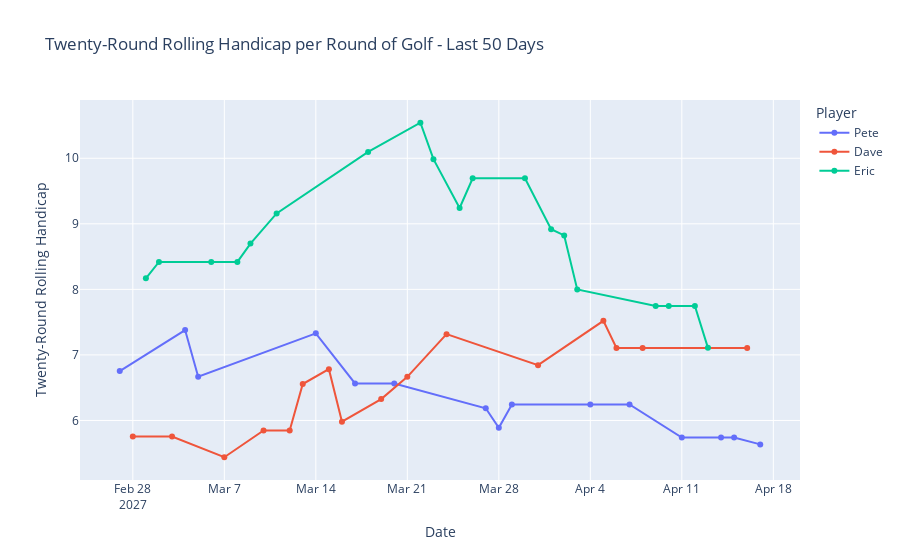

Write notebook code for a chart like this one.
### Code cell
plot_statistics(df, "twentyRd_handicap")

### Figure 1 — Plotly figure (JSON) as saved in the notebook; plotly's stock layout.template omitted (floating-point values rounded to 4 significant figures)
{"data": [{"hovertemplate": "Twenty-Round Rolling Handicap: %{y:.2f}<br> Date: %{x}", "hovertext": ["Pete", "Pete", "Pete", "Pete", "Pete", "Pete", "Pete", "Pete", "Pete", "Pete", "Pete", "Pete", "Pete", "Pete", "Pete"], "legendgroup": "Pete", "line": {"color": "#636efa", "dash": "solid"}, "marker": {"symbol": "circle"}, "mode": "lines+markers", "name": "Pete", "orientation": "v", "showlegend": true, "type": "scatter", "x": ["2027-02-27T00:00:00", "2027-03-04T00:00:00", "2027-03-05T00:00:00", "2027-03-14T00:00:00", "2027-03-17T00:00:00", "2027-03-20T00:00:00", "2027-03-27T00:00:00", "2027-03-28T00:00:00", "2027-03-29T00:00:00", "2027-04-04T00:00:00", "2027-04-07T00:00:00", "2027-04-11T00:00:00", "2027-04-14T00:00:00", "2027-04-15T00:00:00", "2027-04-17T00:00:00"], "xaxis": "x", "y": [6.754, 7.379, 6.668, 7.329, 6.565, 6.565, 6.187, 5.888, 6.244, 6.244, 6.244, 5.739, 5.739, 5.739, 5.635], "yaxis": "y"}, {"hovertemplate": "Twenty-Round Rolling Handicap: %{y:.2f}<br> Date: %{x}", "hovertext": ["Dave", "Dave", "Dave", "Dave", "Dave", "Dave", "Dave", "Dave", "Dave", "Dave", "Dave", "Dave", "Dave", "Dave", "Dave", "Dave"], "legendgroup": "Dave", "line": {"color": "#EF553B", "dash": "solid"}, "marker": {"symbol": "circle"}, "mode": "lines+markers", "name": "Dave", "orientation": "v", "showlegend": true, "type": "scatter", "x": ["2027-02-28T00:00:00", "2027-03-03T00:00:00", "2027-03-07T00:00:00", "2027-03-10T00:00:00", "2027-03-12T00:00:00", "2027-03-13T00:00:00", "2027-03-15T00:00:00", "2027-03-16T00:00:00", "2027-03-19T00:00:00", "2027-03-21T00:00:00", "2027-03-24T00:00:00", "2027-03-31T00:00:00", "2027-04-05T00:00:00", "2027-04-06T00:00:00", "2027-04-08T00:00:00", "2027-04-16T00:00:00"], "xaxis": "x", "y": [5.755, 5.755, 5.439, 5.847, 5.847, 6.556, 6.783, 5.981, 6.327, 6.665, 7.317, 6.843, 7.52, 7.106, 7.106, 7.106], "yaxis": "y"}, {"hovertemplate": "Twenty-Round Rolling Handicap: %{y:.2f}<br> Date: %{x}", "hovertext": ["Eric", "Eric", "Eric", "Eric", "Eric", "Eric", "Eric", "Eric", "Eric", "Eric", "Eric", "Eric", "Eric", "Eric", "Eric", "Eric", "Eric", "Eric", "Eric"], "legendgroup": "Eric", "line": {"color": "#00cc96", "dash": "solid"}, "marker": {"symbol": "circle"}, "mode": "lines+markers", "name": "Eric", "orientation": "v", "showlegend": true, "type": "scatter", "x": ["2027-03-01T00:00:00", "2027-03-02T00:00:00", "2027-03-06T00:00:00", "2027-03-08T00:00:00", "2027-03-09T00:00:00", "2027-03-11T00:00:00", "2027-03-18T00:00:00", "2027-03-22T00:00:00", "2027-03-23T00:00:00", "2027-03-25T00:00:00", "2027-03-26T00:00:00", "2027-03-30T00:00:00", "2027-04-01T00:00:00", "2027-04-02T00:00:00", "2027-04-03T00:00:00", "2027-04-09T00:00:00", "2027-04-10T00:00:00", "2027-04-12T00:00:00", "2027-04-13T00:00:00"], "xaxis": "x", "y": [8.168, 8.419, 8.419, 8.419, 8.699, 9.159, 10.1, 10.54, 9.987, 9.241, 9.693, 9.693, 8.917, 8.823, 7.999, 7.745, 7.745, 7.745, 7.108], "yaxis": "y"}], "layout": {"autosize": true, "legend": {"title": {"text": "Player"}, "tracegroupgap": 0}, "title": {"text": "Twenty-Round Rolling Handicap per Round of Golf - Last 50 Days"}, "xaxis": {"anchor": "y", "autorange": true, "domain": [0, 1], "range": ["2027-02-24 00:39:42.3529", "2027-04-19 23:20:17.6471"], "title": {"text": "Date"}, "type": "date"}, "yaxis": {"anchor": "x", "autorange": true, "domain": [0, 1], "range": [5.018, 10.96], "title": {"text": "Twenty-Round Rolling Handicap"}, "type": "linear"}}}
